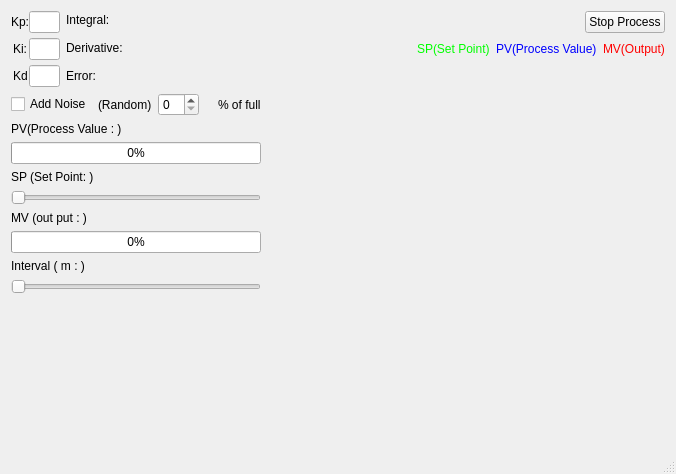
<?xml version="1.0" encoding="UTF-8"?>
<ui version="4.0">
 <class>MainWindow</class>
 <widget class="QMainWindow" name="MainWindow">
  <property name="geometry">
   <rect>
    <x>0</x>
    <y>0</y>
    <width>676</width>
    <height>474</height>
   </rect>
  </property>
  <property name="windowTitle">
   <string>MainWindow</string>
  </property>
  <widget class="QWidget" name="centralWidget">
   <layout class="QHBoxLayout" name="horizontalLayout_5" stretch="1,5">
    <item>
     <layout class="QVBoxLayout" name="verticalLayout_5" stretch="0,0,0,0,0,0,0">
      <item>
       <layout class="QHBoxLayout" name="horizontalLayout" stretch="1,4">
        <item>
         <layout class="QFormLayout" name="formLayout">
          <property name="labelAlignment">
           <set>Qt::AlignCenter</set>
          </property>
          <property name="formAlignment">
           <set>Qt::AlignCenter</set>
          </property>
          <property name="horizontalSpacing">
           <number>0</number>
          </property>
          <property name="verticalSpacing">
           <number>5</number>
          </property>
          <property name="leftMargin">
           <number>0</number>
          </property>
          <item row="2" column="0">
           <widget class="QLabel" name="label_Ki">
            <property name="text">
             <string>Ki:</string>
            </property>
            <property name="alignment">
             <set>Qt::AlignCenter</set>
            </property>
           </widget>
          </item>
          <item row="3" column="0">
           <widget class="QLabel" name="label_Kd">
            <property name="text">
             <string>Kd</string>
            </property>
            <property name="alignment">
             <set>Qt::AlignCenter</set>
            </property>
           </widget>
          </item>
          <item row="1" column="0">
           <widget class="QLabel" name="label_Kp">
            <property name="text">
             <string>Kp:</string>
            </property>
            <property name="alignment">
             <set>Qt::AlignCenter</set>
            </property>
            <property name="indent">
             <number>0</number>
            </property>
           </widget>
          </item>
          <item row="1" column="1">
           <widget class="QLineEdit" name="lineEdit_Kp"/>
          </item>
          <item row="2" column="1">
           <widget class="QLineEdit" name="lineEdit_Ki"/>
          </item>
          <item row="3" column="1">
           <widget class="QLineEdit" name="lineEdit_Kd"/>
          </item>
         </layout>
        </item>
        <item>
         <layout class="QFormLayout" name="formLayout_2">
          <property name="verticalSpacing">
           <number>14</number>
          </property>
          <property name="topMargin">
           <number>2</number>
          </property>
          <item row="0" column="0">
           <widget class="QLabel" name="label_Integral">
            <property name="text">
             <string>Integral: </string>
            </property>
           </widget>
          </item>
          <item row="1" column="0">
           <widget class="QLabel" name="label_Derivative">
            <property name="text">
             <string>Derivative: </string>
            </property>
           </widget>
          </item>
          <item row="2" column="0">
           <widget class="QLabel" name="label_Error">
            <property name="text">
             <string>Error: </string>
            </property>
           </widget>
          </item>
          <item row="0" column="1">
           <widget class="QLabel" name="label_Text_Integral">
            <property name="text">
             <string/>
            </property>
           </widget>
          </item>
          <item row="2" column="1">
           <widget class="QLabel" name="label_Text_Error">
            <property name="text">
             <string/>
            </property>
           </widget>
          </item>
          <item row="1" column="1">
           <widget class="QLabel" name="label_Text_Derivative">
            <property name="text">
             <string/>
            </property>
           </widget>
          </item>
         </layout>
        </item>
       </layout>
      </item>
      <item>
       <layout class="QHBoxLayout" name="horizontalLayout_2">
        <item>
         <widget class="QCheckBox" name="checkBox_Noise">
          <property name="text">
           <string>Add Noise</string>
          </property>
         </widget>
        </item>
        <item>
         <widget class="QLabel" name="label_2">
          <property name="text">
           <string>(Random)</string>
          </property>
         </widget>
        </item>
        <item>
         <widget class="QSpinBox" name="spinBox_noise"/>
        </item>
        <item>
         <widget class="QLabel" name="label_3">
          <property name="text">
           <string/>
          </property>
         </widget>
        </item>
        <item>
         <widget class="QLabel" name="label_4">
          <property name="text">
           <string>% of full</string>
          </property>
         </widget>
        </item>
       </layout>
      </item>
      <item>
       <layout class="QVBoxLayout" name="verticalLayout">
        <item>
         <widget class="QLabel" name="label_5">
          <property name="text">
           <string>PV(Process Value : )</string>
          </property>
         </widget>
        </item>
        <item>
         <widget class="QProgressBar" name="progressBar_PV">
          <property name="maximum">
           <number>1000</number>
          </property>
          <property name="value">
           <number>0</number>
          </property>
         </widget>
        </item>
       </layout>
      </item>
      <item>
       <layout class="QVBoxLayout" name="verticalLayout_2">
        <item>
         <widget class="QLabel" name="label_6">
          <property name="text">
           <string>SP (Set Point: )</string>
          </property>
         </widget>
        </item>
        <item>
         <widget class="QSlider" name="horizontalSlider_SetPoint">
          <property name="maximum">
           <number>1000</number>
          </property>
          <property name="orientation">
           <enum>Qt::Horizontal</enum>
          </property>
         </widget>
        </item>
       </layout>
      </item>
      <item>
       <layout class="QVBoxLayout" name="verticalLayout_3">
        <item>
         <widget class="QLabel" name="label_7">
          <property name="text">
           <string>MV (out put : )</string>
          </property>
         </widget>
        </item>
        <item>
         <widget class="QProgressBar" name="progressBar_MV">
          <property name="maximum">
           <number>1000</number>
          </property>
          <property name="value">
           <number>0</number>
          </property>
         </widget>
        </item>
       </layout>
      </item>
      <item>
       <layout class="QVBoxLayout" name="verticalLayout_7">
        <item>
         <widget class="QLabel" name="label_8">
          <property name="text">
           <string>Interval ( m : )</string>
          </property>
         </widget>
        </item>
        <item>
         <widget class="QSlider" name="horizontalSlider_Interval">
          <property name="minimum">
           <number>1</number>
          </property>
          <property name="maximum">
           <number>1000</number>
          </property>
          <property name="orientation">
           <enum>Qt::Horizontal</enum>
          </property>
         </widget>
        </item>
       </layout>
      </item>
      <item>
       <spacer name="verticalSpacer">
        <property name="orientation">
         <enum>Qt::Vertical</enum>
        </property>
        <property name="sizeHint" stdset="0">
         <size>
          <width>20</width>
          <height>40</height>
         </size>
        </property>
       </spacer>
      </item>
     </layout>
    </item>
    <item>
     <layout class="QVBoxLayout" name="verticalLayout_8" stretch="0,0,1">
      <item>
       <layout class="QHBoxLayout" name="horizontalLayout_3">
        <item>
         <spacer name="horizontalSpacer">
          <property name="orientation">
           <enum>Qt::Horizontal</enum>
          </property>
          <property name="sizeHint" stdset="0">
           <size>
            <width>40</width>
            <height>20</height>
           </size>
          </property>
         </spacer>
        </item>
        <item>
         <widget class="QPushButton" name="pushButton">
          <property name="text">
           <string>Stop Process</string>
          </property>
         </widget>
        </item>
       </layout>
      </item>
      <item>
       <layout class="QHBoxLayout" name="horizontalLayout_4">
        <item>
         <spacer name="horizontalSpacer_2">
          <property name="orientation">
           <enum>Qt::Horizontal</enum>
          </property>
          <property name="sizeHint" stdset="0">
           <size>
            <width>40</width>
            <height>20</height>
           </size>
          </property>
         </spacer>
        </item>
        <item>
         <widget class="QLabel" name="label_11">
          <property name="text">
           <string>&lt;html&gt;&lt;head/&gt;&lt;body&gt;&lt;p&gt;&lt;span style=&quot; color:#00ff00;&quot;&gt;SP(Set Point)&lt;/span&gt;&lt;/p&gt;&lt;/body&gt;&lt;/html&gt;</string>
          </property>
         </widget>
        </item>
        <item>
         <widget class="QLabel" name="label_10">
          <property name="text">
           <string>&lt;html&gt;&lt;head/&gt;&lt;body&gt;&lt;p&gt;&lt;span style=&quot; color:#0000ff;&quot;&gt;PV(Process Value)&lt;/span&gt;&lt;/p&gt;&lt;/body&gt;&lt;/html&gt;</string>
          </property>
         </widget>
        </item>
        <item>
         <widget class="QLabel" name="label">
          <property name="text">
           <string>&lt;html&gt;&lt;head/&gt;&lt;body&gt;&lt;p&gt;&lt;span style=&quot; color:#ff0000;&quot;&gt;MV(Output)&lt;/span&gt;&lt;/p&gt;&lt;/body&gt;&lt;/html&gt;</string>
          </property>
         </widget>
        </item>
       </layout>
      </item>
      <item>
       <widget class="QWidget" name="widget_chart" native="true"/>
      </item>
     </layout>
    </item>
   </layout>
  </widget>
  <widget class="QStatusBar" name="statusBar"/>
 </widget>
 <layoutdefault spacing="6" margin="11"/>
 <resources/>
 <connections/>
</ui>
